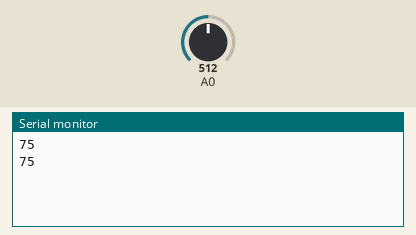
Bench run of a sketch on a simulated Arduino Uno, built with avr-gcc and run on an emulated ATmega328P. Parts: the last lines printed to the serial monitor. The test bench sets the inputs (shaded band); at power-on: A0 = 512.

Above: at 1.8 s.
1.9 s: A0 set to 716
At 2.8 s:
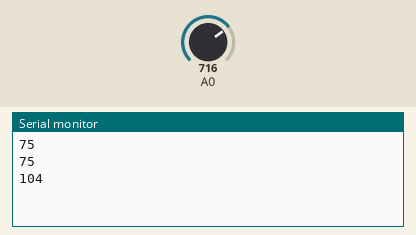
3.4 s: A0 set to 900
At 4.8 s:
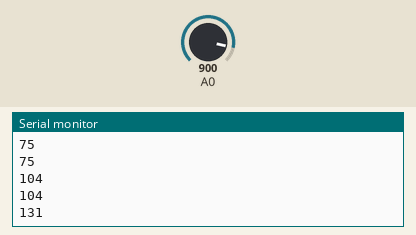
Timing chart, 0 to 6.4 s (numbered marks = the images above; inputs shaded):
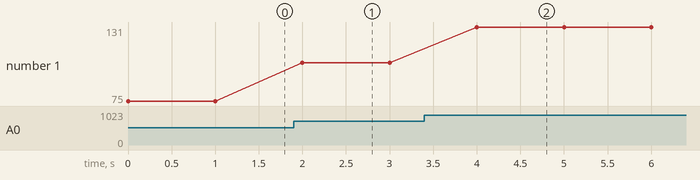

The sketch:

change_valeo_of_map_26.ino
```cpp
int v=0;
void setup() {
Serial.begin(9600);
}
void loop() {
v=analogRead(A0);
v=map(v,0,1023,0,150);
Serial.println(v);
delay(1000);
}
```

Measured:
- after the input at 1.9 s, the serial monitor: prints a new line after 0.10 s (image 1)
- after the input at 3.4 s, the serial monitor: prints a new line after 0.60 s (image 2)
- plotted number 1: 75 → 104 after the input at 1.9 s, 104 → 131 after the input at 3.4 s
